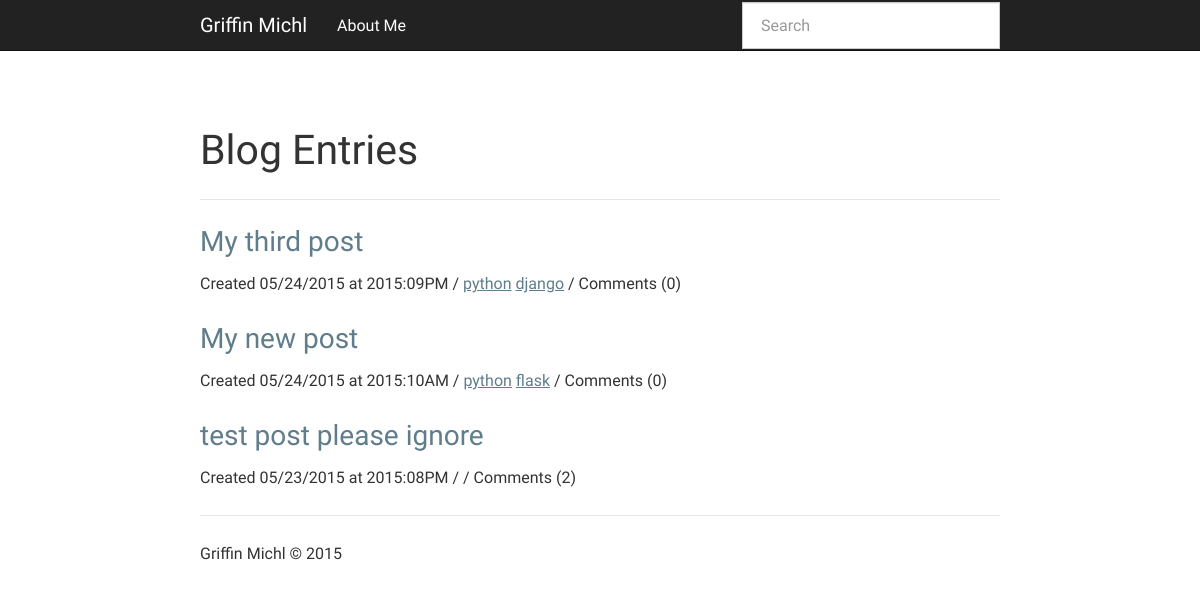
Before: / with the older database file.
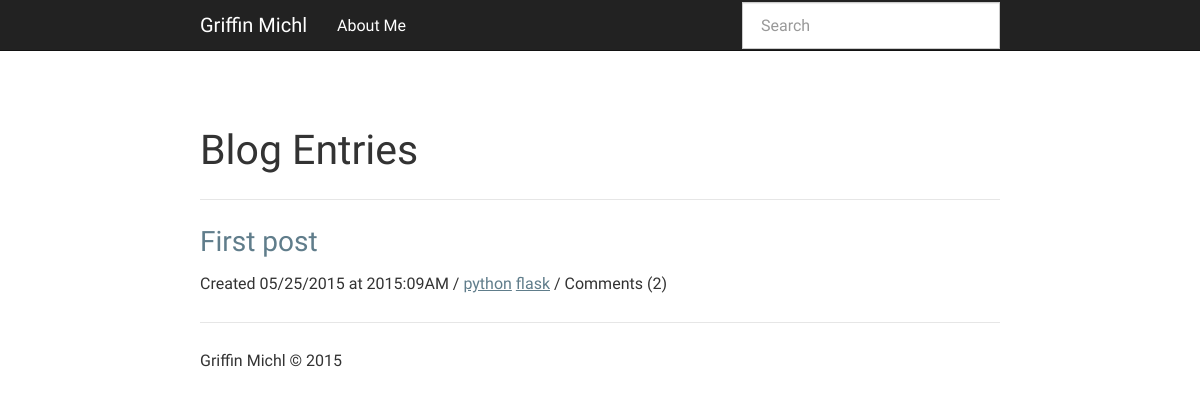
After: the same page with the newer database file.
### app.py (models this page shows, shortened)
class Entry(flask_db.Model):
    title = CharField()
    slug = CharField(unique=True)
    content = TextField()
    published = BooleanField(index=True)
    timestamp = DateTimeField(default=datetime.datetime.now, index=True)
    @classmethod
    def _query_all(cls):
        return (Entry.select(Entry, Tag, fn.Count(fn.Distinct(Comment.id)).alias('count')).join(Tag, JOIN.LEFT_OUTER).switch(Entry).join(Comment, JOIN.LEFT_OUTER))
    @classmethod
    def public(cls):
        return cls._query_all().where(Entry.published == True).group_by(Entry.id)

class Tag(flask_db.Model):
    tag = CharField()
    post = ForeignKeyField(Entry, related_name="tags")

### app.py (the view)
@app.route('/')
def index():
    search_query = request.args.get('q')
    if search_query:
        query = Entry.search(search_query)
    else:
        query = Entry.public().order_by(Entry.timestamp.desc())
    return object_list('index.html', query, search=search_query, title="Blog Entries")

### templates/index.html (shortened to what this page needs)
{% extends "base.html" %}
{% block content_title %}{% if search %}Search "{{ search }}"{% else %}{{ title }}{% endif %}{% endblock %}
{% block content %}
  {% for entry in object_list %}
    {% if search %}
      {% set entry = entry.entry %}
    {% endif %}
    <h3>
      <a href="{% if entry.published %}{{ url_for('detail', slug=entry.slug) }}{% else %}{{ url_for('edit', slug=entry.slug) }}{% endif %}">
        {{ entry.title }}
      </a>
    </h3>
    <p>Created {{ entry.timestamp.strftime('%m/%d/%Y at %G:%I%p') }} / {% for tag in entry.tags %}<a href="{{ url_for('tag_search', tag=tag.tag) }}">{{ tag.tag }}</a> {% endfor %} / Comments ({{ entry.count }})</p>
  {% endfor %}
{% endblock %}

### templates/base.html (shortened to what this page needs)
<!doctype html>
<html>
  <head>
    <link rel=stylesheet type=text/css href="{{ url_for('static', filename='css/blog.min.css') }}" />
    <link rel=stylesheet type=text/css href="{{ url_for('static', filename='css/hilite.css') }}" />
  </head>
  <body>
    <div class="navbar navbar-default navbar-static-top" role="navigation">
      <div class="container">
        <div class="navbar-header">
          <a class="navbar-brand" href="{{ url_for('index') }}">Griffin Michl</a>
        </div>
        <div class="navbar-collapse collapse">
          <ul class="nav navbar-nav">
							<li><a href="{{ url_for('detail', slug="about") }}">About Me</a></li>
          </ul>
          {% block search_bar %}
            <form action="{{ url_for('index') }}" class="navbar-form navbar-right" id="search-form" method="get" role="search">
              <div class="form-group">
                <input class="form-control" name="q" placeholder="Search" type="text" value="{% if search %}{{ search }}{% endif %}">
              </div>
            </form>
          {% endblock %}
        </div>
      </div>
    </div>
    <div class="container">
      {% block page_header %}
        <div class="page-header">
          <h1>{% block content_title %}{% endblock %}</h1>
        </div>
      {% endblock %}
      {% block content %}{% endblock %}
      <footer>
        <hr />
        <p>Griffin Michl &copy; 2015</p>
      </footer>
    </div>
  </body>
</html>

Changed rows visible on the page:
removed Entry: title "My third post", timestamp "05/24/2015 at 2015:09PM", count "0"
no longer on this page (row edited): Tag: tag "python", shown under "My third post"
removed Tag: tag "django", shown under "My third post"
no longer on this page (row edited): Entry: title "My new post", timestamp "05/24/2015 at 2015:10AM", count "0", Tag (tag "python"), Tag (tag "flask")
changed Entry: title "test post please ignore" → "First post"; timestamp "05/23/2015 at 2015:08PM" → "05/25/2015 at 2015:09AM"; gains Tag (tag "python"); gains Tag (tag "flask")
